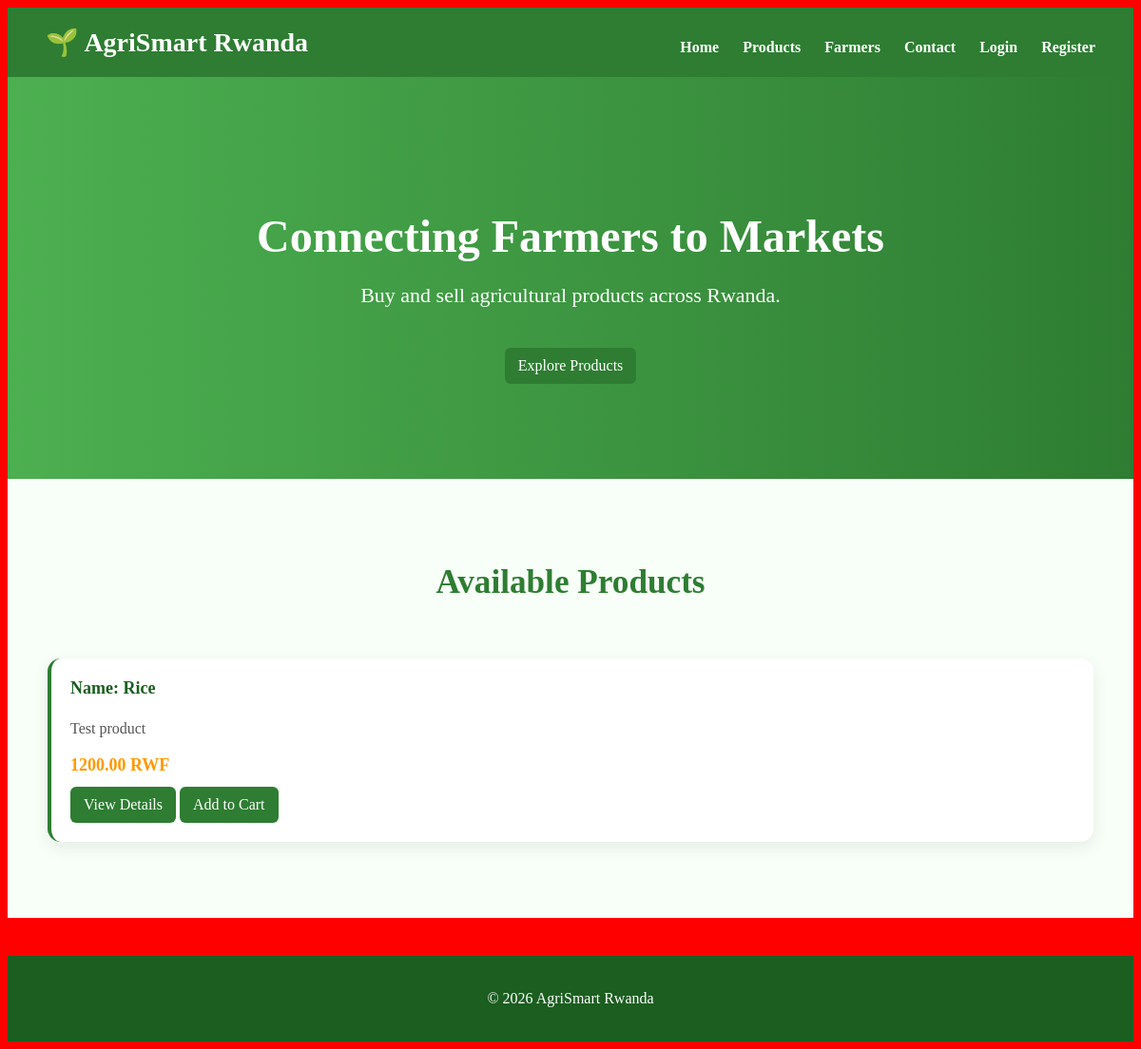
The app's page /, older data.
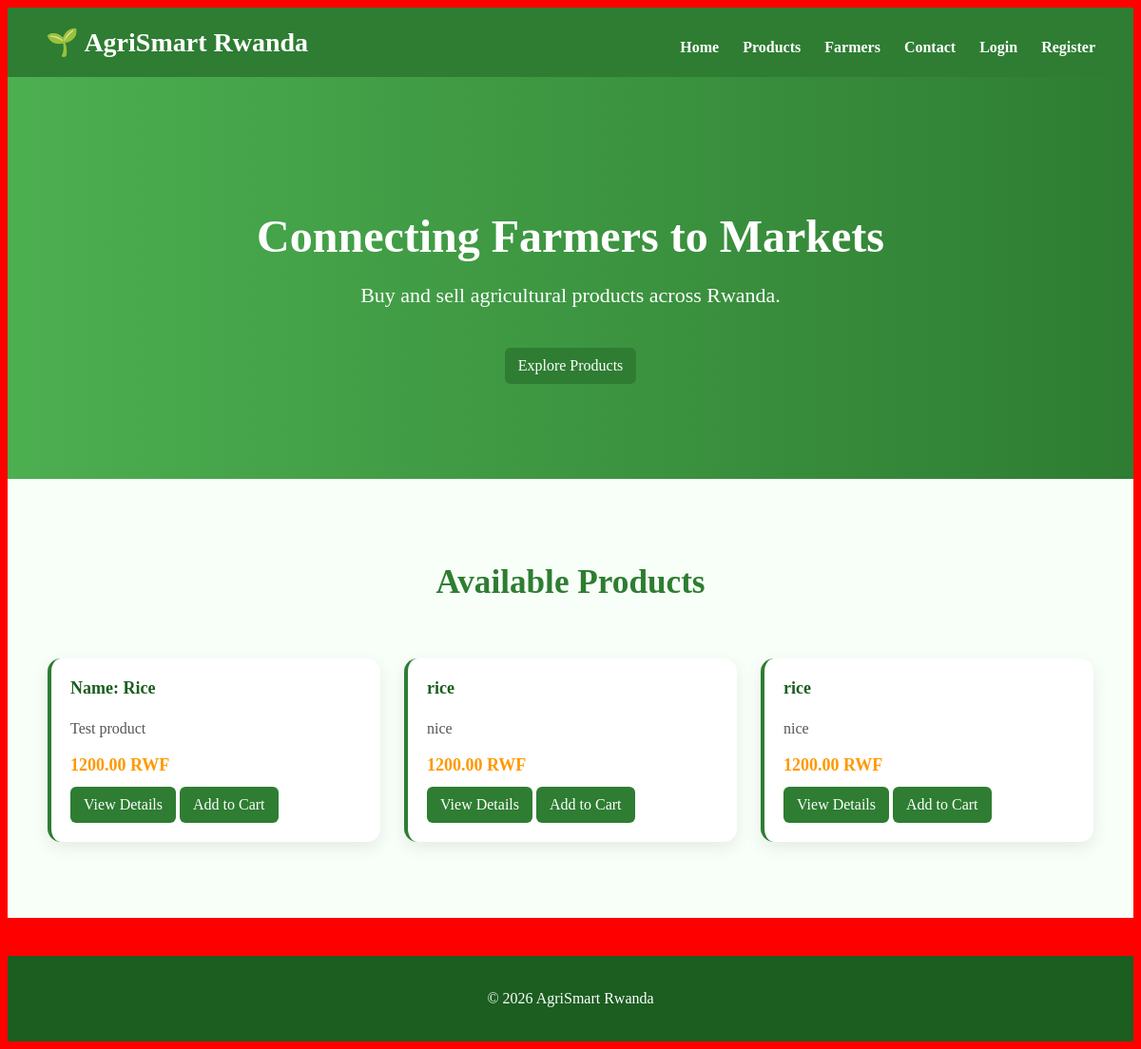
The same page, newer data.
### marketplace/models.py (models this page shows, shortened)
class Product(models.Model):
    name = models.CharField(max_length=200)
    description = models.TextField()
    price = models.DecimalField(max_digits=10, decimal_places=2)
    image = models.ImageField(upload_to='products/', blank=True, null=True)
    stock = models.PositiveIntegerField(default=0)

### marketplace/views.py (the view)
# urls.py: path('', views.home, name='home'),
def home(request):
    products = Product.objects.all()
    return render(request, 'home.html', {'products': products})

### templates/home.html
{% extends 'base.html' %}
{% block content %}
<section class="hero">
    <h2>Connecting Farmers to Markets</h2>
    <p>Buy and sell agricultural products across Rwanda.</p>
    <a href="#products" class="btn">Explore Products</a>
</section>
<section class="products" id="products">
    <h2>Available Products</h2>
    <div class="product-grid">
        {% for product in products %}
        <div class="card">
            <h3>
                <a href="/product/{{ product.id }}/">
                    {{ product.name }}
                </a>
            </h3>
            <p>{{ product.description }}</p>
            <div class="price">
                {{ product.price }} RWF
            </div>
            <a class="btn" href="/product/{{ product.id }}/">
                View Details
            </a>
<a href="/cart/add/{{ product.id }}/" class="btn">
    Add to Cart
</a>
        </div>
        {% endfor %}
    </div>
</section>
{% endblock %}

### templates/base.html (shortened to what this page needs)
{% load static %}
<!DOCTYPE html>
<html lang="en">
<head>
    <link rel="stylesheet" href="{% static 'css/style.css' %}">
</head>
<body>
<header>
    <nav>
        <h1>🌱 AgriSmart Rwanda</h1>
        <ul>
            <li><a href="/">Home</a></li>
            <li><a href="/#products">Products</a></li>
            <li><a href="#">Farmers</a></li>
            <li><a href="#">Contact</a></li>
            {% if user.is_authenticated %}
                <li><a href="/accounts/logout/">Logout</a></li>
            {% else %}
                <li><a href="/accounts/login/">Login</a></li>
                <li><a href="/accounts/register/">Register</a></li>
            {% endif %}
        </ul>
    </nav>
</header>
<main>
    {% block content %}
    {% endblock %}
</main>
<footer>
    <p>&copy; 2026 AgriSmart Rwanda</p>
</footer>
</body>
</html>

### static/css/style.css (style rules this page uses)
body { background: red !important; }
header { background: #2e7d32; padding: 20px 40px; }
nav { display: flex; justify-content: space-between; align-items: center; flex-wrap: wrap; }
nav h1 { color: white; margin: 0; font-size: 28px; }
nav ul { list-style: none; display: flex; gap: 25px; margin: 10px 0 0 0; padding: 0; }
nav ul li a { color: white; text-decoration: none; font-weight: bold; }
.hero { text-align: center; padding: 100px 20px; background: linear-gradient(to right, #4caf50, #2e7d32); color: white; }
.hero h2 { font-size: 48px; margin-bottom: 20px; }
.hero p { font-size: 22px; margin-bottom: 30px; }
.btn { display: inline-block; margin-top: 12px; padding: 10px 14px; background: #2e7d32; color: white; text-decoration: none; border-radius: 6px; transition: 0.3s; }
.products { padding: 60px 20px; background: #f8fff8; }
.products h2 { text-align: center; font-size: 2.2rem; color: #2e7d32; margin-bottom: 40px; }
.product-grid { display: grid; grid-template-columns: repeat(auto-fit, minmax(260px, 1fr)); gap: 25px; max-width: 1100px; margin: 0 auto; padding: 20px; }
.card { background: #fff; border-radius: 14px; padding: 20px; box-shadow: 0 6px 18px rgba(0,0,0,0.08); transition: 0.3s ease; border-left: 4px solid #2e7d32; }
.card h3 { margin-top: 0; }
.card h3 a { text-decoration: none; color: #1b5e20; font-size: 18px; font-weight: bold; }
.card p { color: #555; line-height: 1.6; }
.price { font-size: 18px; font-weight: bold; color: #ff9800; margin-top: 10px; }
footer { background: #1b5e20; color: white; text-align: center; padding: 20px; margin-top: 40px; }

Row changes from the older to the newer data that the page shows:
added Product: name "rice", description "nice", price "1200.00"
added Product: name "rice", description "nice", price "1200.00"
